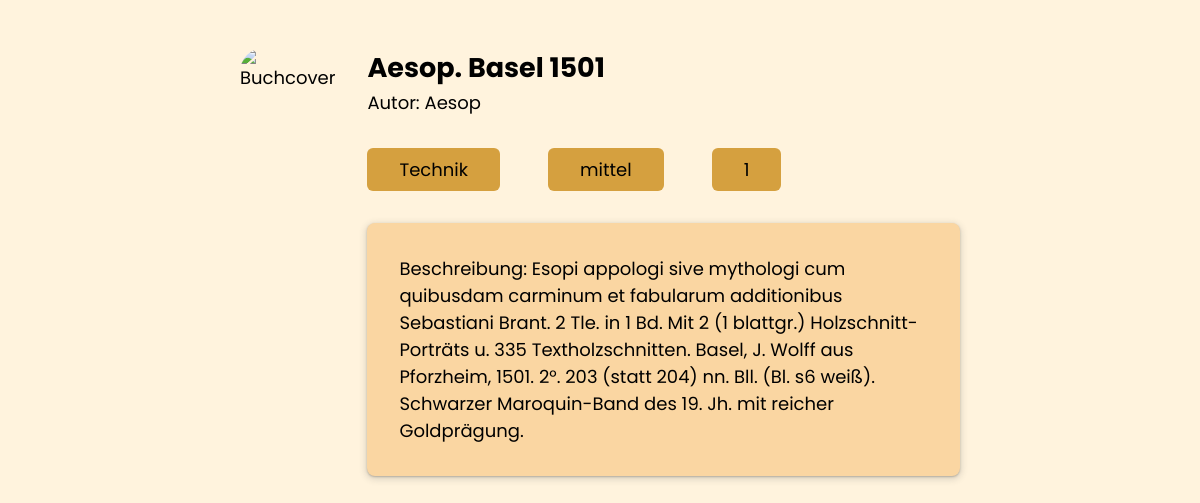
Screenshot of /detail.php?id=1 with the database file from the repository.
### tables this page shows
CREATE TABLE `buecher` (
                           `id` int(10) UNSIGNED NOT NULL,
                           `katalog` int(11) NOT NULL,
                           `nummer` int(11) NOT NULL,
                           `kurztitle` text NOT NULL,
                           `kategorie` int(11) NOT NULL,
                           `verkauft` tinyint(1) NOT NULL,
                           `kaufer` int(11) NOT NULL,
                           `autor` text NOT NULL,
                           `title` text NOT NULL,
                           `sprache` varchar(250) NOT NULL,
                           `foto` varchar(250) NOT NULL,
                           `verfasser` int(11) NOT NULL,
                           `zustand` char(1) NOT NULL
);

CREATE TABLE `kategorien` (
                              `id` int(11) NOT NULL,
                              `kategorie` varchar(100) NOT NULL
);

CREATE TABLE `zustaende` (
                             `zustand` char(1) NOT NULL,
                             `beschreibung` varchar(100) NOT NULL
);

### detail.php (the view, shortened to what this page needs)
<?php
global $conn;
$buchID = $_GET['id'] ?? die('BuchID fehlt.');
$query = "
    SELECT *, z.beschreibung AS zustandsbeschreibung
    FROM buecher AS b, kategorien AS k, zustaende AS z
    WHERE b.kategorie = k.id
    AND b.zustand = z.zustand
    AND b.id = ?
    ";
$stmt = mysqli_prepare($conn, $query);
mysqli_stmt_bind_param($stmt, 'i', $buchID);
mysqli_stmt_execute($stmt);
$result = mysqli_stmt_get_result($stmt);
$buecher = mysqli_fetch_assoc($result);
if(!$buecher) {
    echo "Kein Buch gefunden";
} else {
?>
    <!DOCTYPE html>
    <html lang="de" id="theme">
    <head>
        <link rel="stylesheet" href="styles.css" id="theme">
    </head>
<body>
<div>
<section class="detail">
<img src="./../assets/book-cover.jpg" alt="Buchcover" class="image">
    <div>
    <h1><?php echo $buecher['kurztitle']; ?></h1>
    <p>Autor: <?php echo $buecher['autor']; ?></p>
        <div class="tags">
            <p><?php echo $buecher['kategorie'];?></p>
            <p><?php echo $buecher['zustandsbeschreibung']; ?></p>
            <p><?php echo $buecher['nummer']; ?></p>
        </div>
        <div class="beschreibung">
            <p>Beschreibung: <?php echo $buecher['title']; ?></p>
        </div>
    </div>
</section>
</div>
    </body>
    </html>
    <?php
}
?>

### styles.css (style rules this page uses)
:root { --primary-color: #FFF3DD; --second-color: #fad6a2; --third-color: #D5A03F; --fourth-color: #000000; --fivth-color: #FFF; --box-shadow: rgba(0, 0, 0, 0.16) 0 10px 36px 0, rgba(0, 0, 0, 0.06) 0 0 0 1px; --small-box-shadow: rgba(60, 64, 67, 0.3) 0px 1px 2px 0px, rgba(60, 64, 67, 0.15) 0px 2px 6px 2px; }
*, *::before, *::after { box-sizing: border-box; transition: background-color 0.3s, color 0.3s; margin: 0; }
body { font-family: "Poppins", sans-serif; color: var(--fourth-color); font-size: 1.125rem; line-height: 1.5; position: relative; min-height: 100vh; height: 100dvh; -webkit-font-smoothing: antialiased; background-color: var(--primary-color); transition: background-color 0.3s, color 0.3s; }
img, picture, video, canvas, svg { display: block; max-width: 100%; }
p, h1, h2, h3, h4, h5, h6 { overflow-wrap: break-word; }
section { margin: 3rem 10rem; }
a, button, h1, label, option, select { text-decoration: none; color: var(--fourth-color); }
.detail { display: flex; justify-content: center; gap: 2rem; margin-inline: 15rem; grid-template-columns: repeat( auto-fit, minmax(15rem, 1fr)); }
.beschreibung { background-color: var(--second-color); padding: 2rem; border-radius: .5rem; box-shadow: var(--small-box-shadow); }
.image { border-radius: 1.5rem; }
.tags { display: flex; margin: 2rem 0; }
.tags > p { background-color: var(--third-color); padding: .5rem 2rem; border-radius: .375rem; }
.tags > p { margin-right: 3rem; }

### rows the page displays
buecher: kurztitle "Aesop. Basel 1501", autor "Aesop", kategorien.kategorie "Technik", zustaende.beschreibung "mittel", nummer "1", title "Esopi appologi sive mythologi cum quibusdam carminum et fabularum additionibus Sebastiani Brant. 2 Tle. in 1 Bd. Mit 2 (1 blattgr.) Holzschnitt-Porträts u. 335 Textholzschnitten. Basel, J. Wolff aus Pforzheim, 1501. 2°. 203 (statt 204) nn. Bll. (Bl. s6 weiß). Schwarzer Maroquin-Band des 19. Jh. mit reicher Goldprägung."
